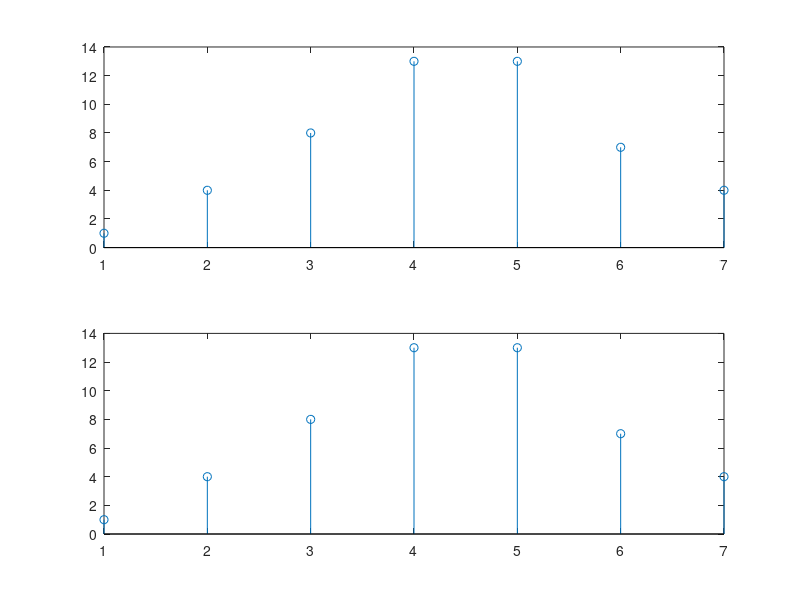

Write the MATLAB code that produced this figure.
%linear conv and circular conv
clc;
clear all;
close all;
x=[1 2 3 4];
h=[1 2 1 1];
l1=length(x);
l2=length(h);
l=l1+l2-1;
subplot(2,1,1);
stem(conv(x,h));
subplot(2,1,2);
x=[x,zeros(1,l-l1)];
h=[h,zeros(1,l-l2)];
y=[zeros(1,l)]
for i=1:l
    for j=1:i
        y(i)=y(i)+x(j)*h(i-j+1)
    end
end
stem(y);
